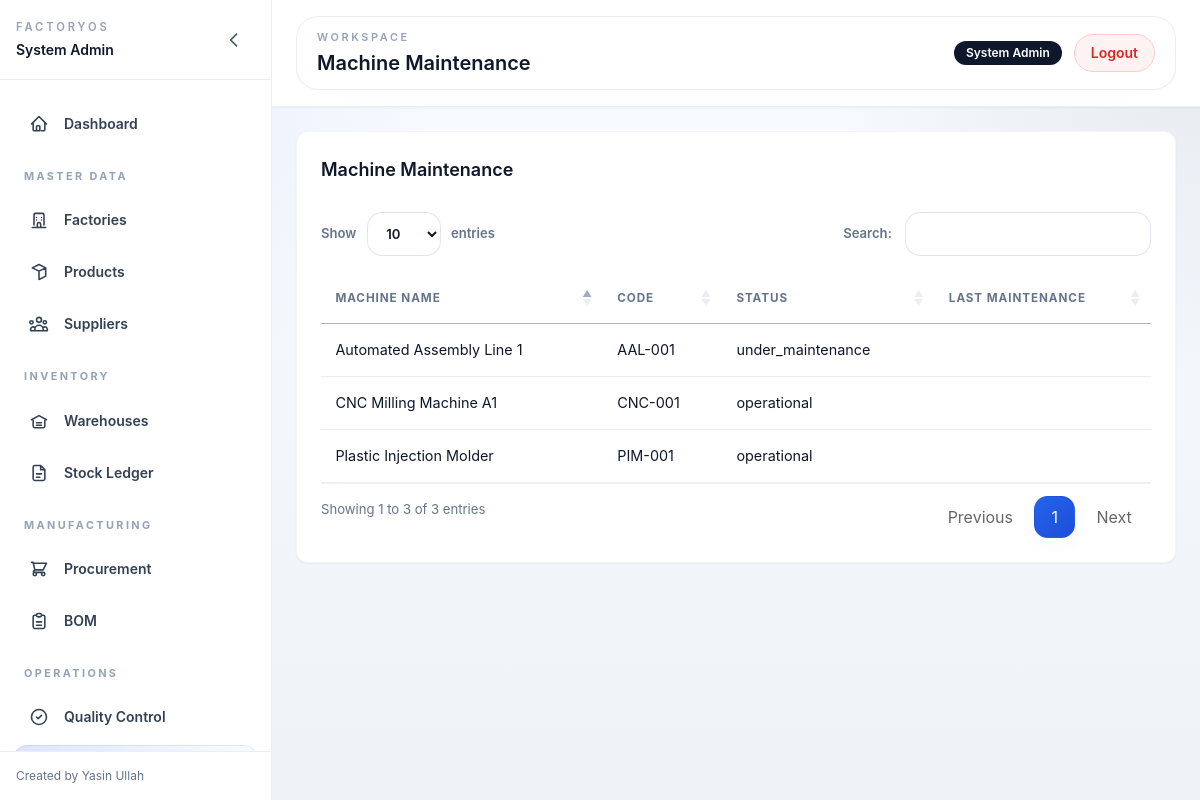
/maintenance (signed in), run on the app's committed database.
### tables this page shows
CREATE TABLE `machines` (
  `id` int NOT NULL,
  `factory_id` int NOT NULL,
  `name` varchar(100) NOT NULL,
  `code` varchar(50) DEFAULT NULL,
  `status` enum('operational','breakdown','under_maintenance') DEFAULT 'operational',
  `last_maintenance` date DEFAULT NULL
);

### app/Controllers/MaintenanceController.php (called while the page is built, shortened)
<?php
class MaintenanceController extends Controller {
    public function index() {
        $model = new Machine();
        $data = ['title' => 'Machine Maintenance', 'machines' => $model->getAll()];
        $this->view('maintenance/index', $data);
    }
}

### app/Core/Application.php (called while the page is built, shortened)
<?php
class Application {
    private $router;
    public function __construct() {
        require_once __DIR__ . '/Database.php';
        require_once __DIR__ . '/Router.php';
        require_once __DIR__ . '/Model.php';
        $this->router = new Router();
    }
    private function registerRoutes() {
        $this->router->loadRoutes();
    }
    public function run() {
        $this->router->dispatch($_SERVER['REQUEST_URI'], $_SERVER['REQUEST_METHOD']);
    }
}

### public/index.php (called while the page is built, shortened)
<?php
require_once __DIR__ . '/../app/Core/Application.php';
$app = new App\Core\Application();
$app->run();

### app/Core/Database.php (called while the page is built, shortened)
<?php
class Database {
    private static $instance = null;
    private $connection;
    private function __construct() {
        $config = require __DIR__ . '/../../config/database.php';
        $dsn = "mysql:host=" . $config['host'] . ";dbname=" . $config['database'] . ";charset=" . $config['charset'];
        try {
            $this->connection = new PDO($dsn, $config['username'], $config['password'], [
                PDO::ATTR_ERRMODE => PDO::ERRMODE_EXCEPTION,
                PDO::ATTR_DEFAULT_FETCH_MODE => PDO::FETCH_ASSOC,
                PDO::ATTR_EMULATE_PREPARES => false,
            ]);
        } catch (PDOException $e) {
            header('HTTP/1.1 500 Internal Server Error');
            echo json_encode(['error' => 'Database connection failed.']);
            exit;
        }
    }
    public static function getInstance() {
        if (self::$instance === null) {
            self::$instance = new Database();
        }
        return self::$instance;
    }
    public function getConnection() {
        return $this->connection;
    }
}

### config/database.php (called while the page is built)
<?php
return [
    'host' => '127.0.0.1',
    'database' => 'myfactory_db',
    'username' => 'root',
    'password' => 'root',
    'charset' => 'utf8mb4'
];

### app/Core/Model.php (called while the page is built, shortened)
<?php
class Model {
    public function __construct() {
        $this->db = Database::getInstance()->getConnection();
    }
}

### app/Models/Machine.php (called while the page is built, shortened)
<?php
class Machine extends Model {
    public function getAll() {
        return $this->db->query("SELECT * FROM machines ORDER BY id DESC")->fetchAll();
    }
}

### config/app.php (called while the page is built)
<?php
return [
    'app_name' => 'Enterprise Factory Management',
    'base_path' => '/myfactory',
    'timezone' => 'UTC',
    'session_timeout' => 28800,
    'idle_timeout' => 2400,
];

### app/Views/maintenance/index.php (the view, shortened to what this page needs)
<div class="animate__animated animate__fadeIn">
    <div class="bg-white rounded-xl shadow-sm border border-gray-100 overflow-hidden p-6">
        <h3 class="text-lg font-semibold mb-4">Machine Maintenance</h3>
        <table class="w-full text-sm text-left datatable">
            <thead><tr><th>Machine Name</th><th>Code</th><th>Status</th><th>Last Maintenance</th></tr></thead>
            <tbody>
                <?php foreach($machines as $m): ?>
                <tr><td><?= htmlspecialchars($m['name']) ?></td><td><?= htmlspecialchars($m['code']) ?></td><td><?= $m['status'] ?></td><td><?= $m['last_maintenance'] ?></td></tr>
                <?php endforeach; ?>
            </tbody>
        </table>
    </div>
</div>
<?php $content = ob_get_clean(); require_once __DIR__ . '/../layouts/main.php'; ?>

### app/Core/Router.php (shortened to what this page needs)
<?php
class Router {
    private static $routes = [];
    public static function get($route, $action) {
        self::$routes['GET'][$route] = $action;
    }
    public static function post($route, $action) {
        self::$routes['POST'][$route] = $action;
    }
    public function dispatch($uri, $method) {
        $parsedUrl = parse_url($uri);
        $path = $parsedUrl['path'];
        $config = require __DIR__ . '/../../config/app.php';
        $configuredBasePath = '/' . trim((string) ($config['base_path'] ?? ''), '/');
        $configuredBasePath = $configuredBasePath === '/' ? '' : $configuredBasePath;
        $baseDirs = array_values(array_unique(array_filter([
            $configuredBasePath !== '' ? $configuredBasePath . '/public' : '',
            $configuredBasePath,
            '/myfactory/public',
            '/myfactory',
        ])));
        foreach ($baseDirs as $dir) {
            if (strpos($path, $dir) === 0) {
                $path = substr($path, strlen($dir));
            }
        }
        $method = strtoupper($method);
        foreach (self::$routes[$method] ?? [] as $route => $action) {
            $pattern = preg_replace('/\{([a-zA-Z0-9_]+)\}/', '(?P<\1>[a-zA-Z0-9_]+)', $route);
            $pattern = '#^' . $pattern . '$#';
            if (preg_match($pattern, $path, $matches)) {
                $params = array_filter($matches, 'is_string', ARRAY_FILTER_USE_KEY);
                list($controller, $methodName) = explode('@', $action);
                $controllerInstance = new $controllerClass();
                call_user_func_array([$controllerInstance, $methodName], $params);
                return;
            }
        }
        exit;
    }
}

### data on the page
machines: name "Automated Assembly Line 1", code "AAL-001", status "under_maintenance"
machines: name "Plastic Injection Molder", code "PIM-001", status "operational"
machines: name "CNC Milling Machine A1", code "CNC-001", status "operational"

### other printed values
$item['label'] "Dashboard"
$section['title'] "MASTER DATA"
$item['label'] "Factories"
$item['label'] "Products"
$item['label'] "Suppliers"
$section['title'] "INVENTORY"
$item['label'] "Warehouses"
$item['label'] "Stock Ledger"
$section['title'] "MANUFACTURING"
$item['label'] "Procurement"
$item['label'] "BOM"
$section['title'] "OPERATIONS"
$item['label'] "Quality Control"
